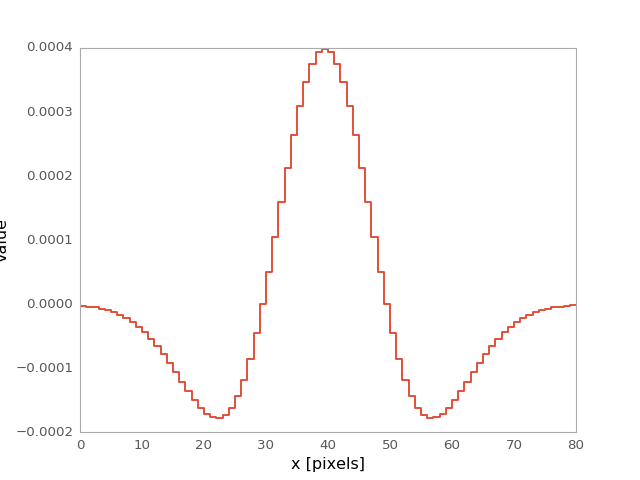

The Python source for this figure:
import matplotlib.pyplot as plt
from astropy.convolution import MexicanHat1DKernel
mexicanhat_1D_kernel = MexicanHat1DKernel(10)
plt.plot(mexicanhat_1D_kernel, drawstyle='steps')
plt.xlabel('x [pixels]')
plt.ylabel('value')
plt.show()
